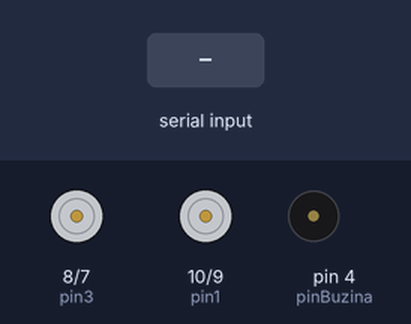
Recording of a sketch running on a simulated Arduino Uno, built with avr-gcc and run on an emulated ATmega328P. Parts: motor-driver pin pairs drawn as motors (green arrow = first pin HIGH = forward, orange = second pin HIGH = backward, longer = more drive), buzzer (waves = sounding, pin HIGH). The test bench sets the inputs (shaded band). What the sketch prints to the serial monitor is not drawn.

Above: at 3.2 s.
3.3 s: "F" received over the second serial link
At 4.5 s:
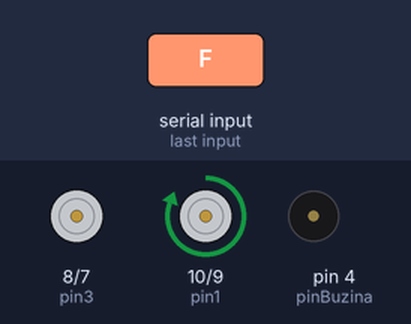
4.8 s: "I" received over the second serial link
At 5.8 s:
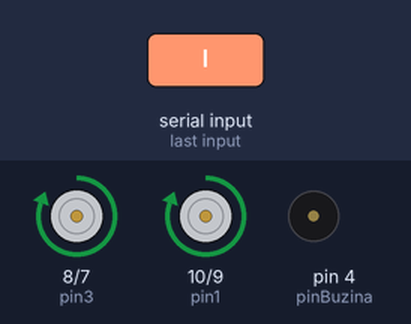
6.3 s: "G" received over the second serial link
At 7.0 s:
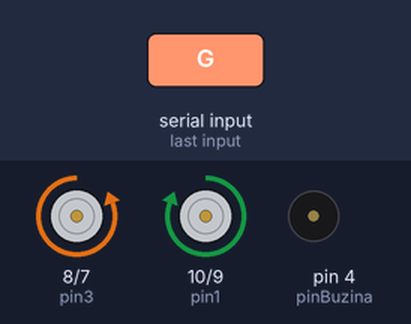
7.8 s: "R" received over the second serial link
At 8.1 s:
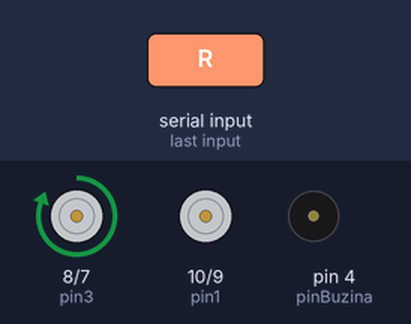
9.3 s: "L" received over the second serial link
At 10.5 s:
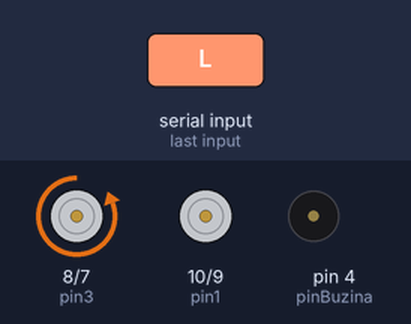
10.8 s: "B" received over the second serial link
At 11.7 s:
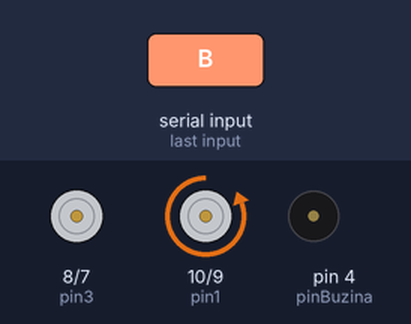
Timing chart, 0 to 13.3 s (numbered marks = the images above; inputs shaded):
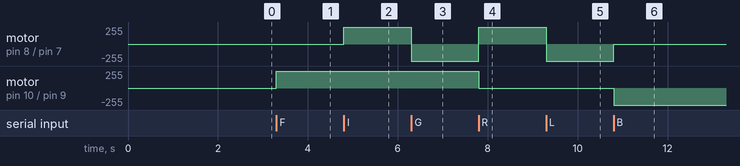

Measured:
- after the input at 3.3 s, motor on pin 10 (pin1) / pin 9 (pin2): stopped → forward 255/255 at once
- after the input at 4.8 s, motor on pin 8 (pin3) / pin 7 (pin4): stopped → forward 255/255 at once
- after the input at 6.3 s, motor on pin 8 (pin3) / pin 7 (pin4): forward 255/255 → backward 255/255 at once
- after the input at 7.8 s, motor on pin 8 (pin3) / pin 7 (pin4): backward 255/255 → forward 255/255 at once; motor on pin 10 (pin1) / pin 9 (pin2): forward 255/255 → stopped at once
- after the input at 9.3 s, motor on pin 8 (pin3) / pin 7 (pin4): forward 255/255 → backward 255/255 at once
- after the input at 10.8 s, motor on pin 8 (pin3) / pin 7 (pin4): backward 255/255 → stopped at once; motor on pin 10 (pin1) / pin 9 (pin2): stopped → backward 255/255 at once

The sketch:

Q0600-Sketch.ino
```cpp
/*
     CÓDIGO:  Q0600
     AUTOR:   BrincandoComIdeias
     LINK:    https://www.youtube.com/brincandocomideias ; https://cursodearduino.net/ ; https://cursoderobotica.net
     COMPRE:  https://www.arducore.com.br/
     SKETCH:  Carrinho Baja Team Arduino
     DATA:    27/12/2019
*/

// INCLUSÃO DE BIBLIOTECAS
#include "motor.h"
#include <SoftwareSerial.h>

// DEFINIÇÕES DE PINOS
#define pinFarol 12
#define pinLanterna 3
#define pinBuzina 4

#define pinRx 5
#define pinTx 6

// DEFINIÇÕES
#define LIGADO HIGH
#define DESLIGADO LOW

// INSTANCIANDO OBJETOS
SoftwareSerial btSerial(pinRx, pinTx); // RX, TX


// DECLARAÇÃO DE VARIÁVEIS
char comando;
bool estadoFarol, estadoLanterna, estadoPisca;

void setup() {
  Serial.begin(9600);
  btSerial.begin(9600);

  pinMode(pin1, OUTPUT);
  pinMode(pin2, OUTPUT);
  pinMode(pin3, OUTPUT);
  pinMode(pin4, OUTPUT);

  pinMode(pinBuzina, OUTPUT);

  digitalWrite(pinFarol, LOW);
  digitalWrite(pinLanterna, LOW);
  digitalWrite(pinBuzina, LOW);

  estadoFarol = estadoLanterna = estadoPisca = DESLIGADO;

  Serial.println("Fim Setup");
  delay(2000);
}

void loop() {


  if (btSerial.available()) {
    comando = btSerial.read();
  }

  switch (comando) {
    case 'F': {
        moveFrente();
        break;
      }
    case 'I': {
        frenteDireita();
        break;
      }
    case 'G': {
        frenteEsquerda();
        break;
      }
    case 'R': {
        direita();
        break;
      }
    case 'L': {
        esquerda();
        break;
      }
    case 'B': {
        moveRe();
        break;
      }
    case 'H': {
        reEsquerda();
        break;
      }
    case 'J': {
        reDireita();
        break;
      }
    case 'W': {
        digitalWrite(pinFarol, HIGH);
        estadoFarol = LIGADO;
        break;
      }
    case 'w': {
        digitalWrite(pinFarol, LOW);
        estadoFarol = DESLIGADO;
        break;
      }
    case 'U': {
        digitalWrite(pinLanterna, HIGH);
        estadoLanterna = LIGADO;
        break;
      }
    case 'u': {
        digitalWrite(pinLanterna, LOW);
        estadoLanterna = DESLIGADO;
        break;
      }
    case 'V': {
        tone(pinBuzina, 380);
        break;
      }
    case 'v': {
        noTone(pinBuzina);
        break;
      }


    default: {
        parar();
        break;
      }
  }
  Serial.println(comando);
  delay(100);
}


// IMPLEMENTO DE FUNÇÕES
```

motor.h
```cpp
#define pin1 10
#define pin2 9
#define pin3 8
#define pin4 7

void moveFrente(){
  digitalWrite(pin1, HIGH);
  digitalWrite(pin2, LOW);

  digitalWrite(pin3, LOW);
  digitalWrite(pin4, LOW);
}

void frenteDireita(){
  digitalWrite(pin1, HIGH);
  digitalWrite(pin2, LOW);

  digitalWrite(pin3, HIGH);
  digitalWrite(pin4, LOW);
}

void frenteEsquerda(){
  digitalWrite(pin1, HIGH);
  digitalWrite(pin2, LOW);

  digitalWrite(pin3, LOW);
  digitalWrite(pin4, HIGH);
}

void moveRe(){
  digitalWrite(pin1, LOW);
  digitalWrite(pin2, HIGH);

  digitalWrite(pin3, LOW);
  digitalWrite(pin4, LOW);
}

void reDireita(){
  digitalWrite(pin1, LOW);
  digitalWrite(pin2, HIGH);

  digitalWrite(pin3, HIGH);
  digitalWrite(pin4, LOW);
}

void reEsquerda(){
  digitalWrite(pin1, LOW);
  digitalWrite(pin2, HIGH);

  digitalWrite(pin3, LOW);
  digitalWrite(pin4, HIGH);
}

void direita(){
  digitalWrite(pin1, LOW);
  digitalWrite(pin2, LOW);

  digitalWrite(pin3, HIGH);
  digitalWrite(pin4, LOW);
}

void esquerda(){
  digitalWrite(pin1, LOW);
  digitalWrite(pin2, LOW);

  digitalWrite(pin3, LOW);
  digitalWrite(pin4, HIGH);
}

void parar(){
  digitalWrite(pin1, LOW);
  digitalWrite(pin2, LOW);

  digitalWrite(pin3, LOW);
  digitalWrite(pin4, LOW);
}
```
